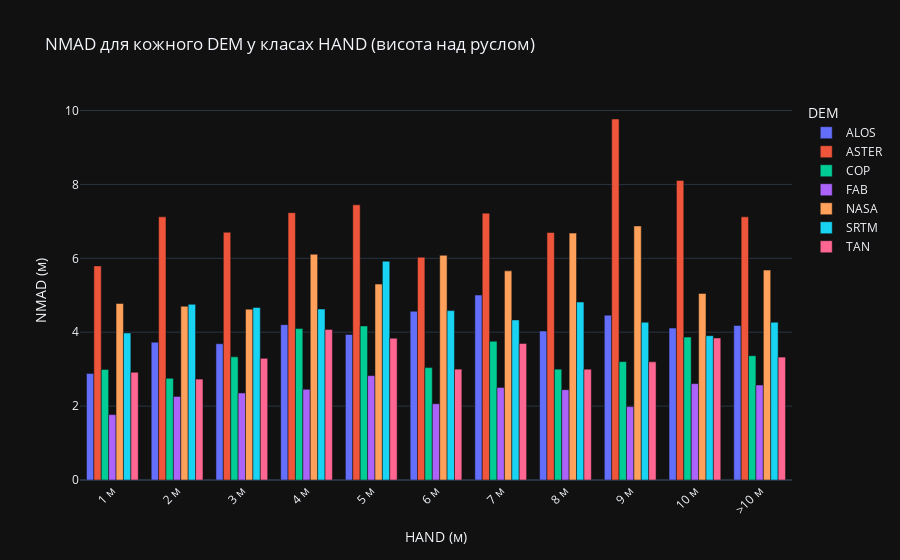

The notebook cell saved with this chart:
### Code cell
import plotly.express as px

fig = px.bar(
    hand_long,
    x="hand_class",
    y="NMAD",
    color="DEM",
    barmode="group",
    text="NMAD",
    title="NMAD для кожного DEM у класах HAND (висота над руслом)",
    labels={"hand_class": "HAND (м)", "NMAD": "NMAD (м)", "DEM": "DEM"}
)

fig.update_traces(texttemplate='%{text:.2f}', textposition='outside')
fig.update_layout(
    xaxis_tickangle=-45,
    uniformtext_minsize=8,
    uniformtext_mode='hide'
)

fig.show()

### Figure 1 — Plotly figure (JSON) as saved in the notebook; plotly's stock layout.template omitted (floating-point values rounded to 4 significant figures)
{"data": [{"alignmentgroup": "True", "hovertemplate": "DEM=ALOS<br>HAND (м)=%{x}<br>NMAD (м)=%{text}<extra></extra>", "legendgroup": "ALOS", "marker": {"color": "#636efa", "pattern": {"shape": ""}}, "name": "ALOS", "offsetgroup": "ALOS", "orientation": "v", "showlegend": true, "text": [2.883, 3.73, 3.689, 4.204, 3.939, 4.567, 5.005, 4.033, 4.461, 4.112, 4.183], "textposition": "outside", "x": ["1 м", "2 м", "3 м", "4 м", "5 м", "6 м", "7 м", "8 м", "9 м", "10 м", ">10 м"], "xaxis": "x", "y": [2.883, 3.73, 3.689, 4.204, 3.939, 4.567, 5.005, 4.033, 4.461, 4.112, 4.183], "yaxis": "y", "type": "bar", "texttemplate": "%{text:.2f}"}, {"alignmentgroup": "True", "hovertemplate": "DEM=ASTER<br>HAND (м)=%{x}<br>NMAD (м)=%{text}<extra></extra>", "legendgroup": "ASTER", "marker": {"color": "#EF553B", "pattern": {"shape": ""}}, "name": "ASTER", "offsetgroup": "ASTER", "orientation": "v", "showlegend": true, "text": [5.794, 7.122, 6.704, 7.235, 7.447, 6.031, 7.222, 6.698, 9.77, 8.109, 7.122], "textposition": "outside", "x": ["1 м", "2 м", "3 м", "4 м", "5 м", "6 м", "7 м", "8 м", "9 м", "10 м", ">10 м"], "xaxis": "x", "y": [5.794, 7.122, 6.704, 7.235, 7.447, 6.031, 7.222, 6.698, 9.77, 8.109, 7.122], "yaxis": "y", "type": "bar", "texttemplate": "%{text:.2f}"}, {"alignmentgroup": "True", "hovertemplate": "DEM=COP<br>HAND (м)=%{x}<br>NMAD (м)=%{text}<extra></extra>", "legendgroup": "COP", "marker": {"color": "#00cc96", "pattern": {"shape": ""}}, "name": "COP", "offsetgroup": "COP", "orientation": "v", "showlegend": true, "text": [2.992, 2.752, 3.333, 4.099, 4.167, 3.042, 3.755, 2.999, 3.204, 3.868, 3.363], "textposition": "outside", "x": ["1 м", "2 м", "3 м", "4 м", "5 м", "6 м", "7 м", "8 м", "9 м", "10 м", ">10 м"], "xaxis": "x", "y": [2.992, 2.752, 3.333, 4.099, 4.167, 3.042, 3.755, 2.999, 3.204, 3.868, 3.363], "yaxis": "y", "type": "bar", "texttemplate": "%{text:.2f}"}, {"alignmentgroup": "True", "hovertemplate": "DEM=FAB<br>HAND (м)=%{x}<br>NMAD (м)=%{text}<extra></extra>", "legendgroup": "FAB", "marker": {"color": "#ab63fa", "pattern": {"shape": ""}}, "name": "FAB", "offsetgroup": "FAB", "orientation": "v", "showlegend": true, "text": [1.77, 2.261, 2.356, 2.454, 2.824, 2.063, 2.504, 2.445, 1.986, 2.608, 2.572], "textposition": "outside", "x": ["1 м", "2 м", "3 м", "4 м", "5 м", "6 м", "7 м", "8 м", "9 м", "10 м", ">10 м"], "xaxis": "x", "y": [1.77, 2.261, 2.356, 2.454, 2.824, 2.063, 2.504, 2.445, 1.986, 2.608, 2.572], "yaxis": "y", "type": "bar", "texttemplate": "%{text:.2f}"}, {"alignmentgroup": "True", "hovertemplate": "DEM=NASA<br>HAND (м)=%{x}<br>NMAD (м)=%{text}<extra></extra>", "legendgroup": "NASA", "marker": {"color": "#FFA15A", "pattern": {"shape": ""}}, "name": "NASA", "offsetgroup": "NASA", "orientation": "v", "showlegend": true, "text": [4.777, 4.703, 4.625, 6.11, 5.303, 6.081, 5.66, 6.682, 6.876, 5.05, 5.682], "textposition": "outside", "x": ["1 м", "2 м", "3 м", "4 м", "5 м", "6 м", "7 м", "8 м", "9 м", "10 м", ">10 м"], "xaxis": "x", "y": [4.777, 4.703, 4.625, 6.11, 5.303, 6.081, 5.66, 6.682, 6.876, 5.05, 5.682], "yaxis": "y", "type": "bar", "texttemplate": "%{text:.2f}"}, {"alignmentgroup": "True", "hovertemplate": "DEM=SRTM<br>HAND (м)=%{x}<br>NMAD (м)=%{text}<extra></extra>", "legendgroup": "SRTM", "marker": {"color": "#19d3f3", "pattern": {"shape": ""}}, "name": "SRTM", "offsetgroup": "SRTM", "orientation": "v", "showlegend": true, "text": [3.98, 4.755, 4.667, 4.627, 5.92, 4.584, 4.332, 4.816, 4.269, 3.906, 4.271], "textposition": "outside", "x": ["1 м", "2 м", "3 м", "4 м", "5 м", "6 м", "7 м", "8 м", "9 м", "10 м", ">10 м"], "xaxis": "x", "y": [3.98, 4.755, 4.667, 4.627, 5.92, 4.584, 4.332, 4.816, 4.269, 3.906, 4.271], "yaxis": "y", "type": "bar", "texttemplate": "%{text:.2f}"}, {"alignmentgroup": "True", "hovertemplate": "DEM=TAN<br>HAND (м)=%{x}<br>NMAD (м)=%{text}<extra></extra>", "legendgroup": "TAN", "marker": {"color": "#FF6692", "pattern": {"shape": ""}}, "name": "TAN", "offsetgroup": "TAN", "orientation": "v", "showlegend": true, "text": [2.916, 2.731, 3.293, 4.074, 3.837, 3.0, 3.697, 3.001, 3.197, 3.843, 3.327], "textposition": "outside", "x": ["1 м", "2 м", "3 м", "4 м", "5 м", "6 м", "7 м", "8 м", "9 м", "10 м", ">10 м"], "xaxis": "x", "y": [2.916, 2.731, 3.293, 4.074, 3.837, 3.0, 3.697, 3.001, 3.197, 3.843, 3.327], "yaxis": "y", "type": "bar", "texttemplate": "%{text:.2f}"}], "layout": {"xaxis": {"anchor": "y", "domain": [0.0, 1.0], "title": {"text": "HAND (м)"}, "tickangle": -45}, "yaxis": {"anchor": "x", "domain": [0.0, 1.0], "title": {"text": "NMAD (м)"}}, "legend": {"title": {"text": "DEM"}, "tracegroupgap": 0}, "title": {"text": "NMAD для кожного DEM у класах HAND (висота над руслом)"}, "barmode": "group", "uniformtext": {"minsize": 8, "mode": "hide"}}}
